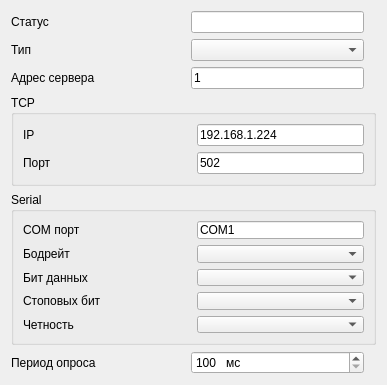
<?xml version="1.0" encoding="UTF-8"?>
<ui version="4.0">
 <class>fmodbus_client</class>
 <widget class="QWidget" name="fmodbus_client">
  <property name="geometry">
   <rect>
    <x>0</x>
    <y>0</y>
    <width>387</width>
    <height>385</height>
   </rect>
  </property>
  <property name="sizePolicy">
   <sizepolicy hsizetype="Preferred" vsizetype="Preferred">
    <horstretch>80</horstretch>
    <verstretch>45</verstretch>
   </sizepolicy>
  </property>
  <property name="minimumSize">
   <size>
    <width>200</width>
    <height>100</height>
   </size>
  </property>
  <property name="maximumSize">
   <size>
    <width>1000</width>
    <height>852</height>
   </size>
  </property>
  <property name="windowTitle">
   <string>Настройки</string>
  </property>
  <layout class="QGridLayout" name="gridLayout">
   <item row="1" column="0">
    <widget class="QLabel" name="label_21">
     <property name="sizePolicy">
      <sizepolicy hsizetype="MinimumExpanding" vsizetype="MinimumExpanding">
       <horstretch>0</horstretch>
       <verstretch>0</verstretch>
      </sizepolicy>
     </property>
     <property name="minimumSize">
      <size>
       <width>100</width>
       <height>0</height>
      </size>
     </property>
     <property name="text">
      <string>Тип</string>
     </property>
    </widget>
   </item>
   <item row="0" column="0">
    <widget class="QLabel" name="label_19">
     <property name="sizePolicy">
      <sizepolicy hsizetype="MinimumExpanding" vsizetype="MinimumExpanding">
       <horstretch>0</horstretch>
       <verstretch>0</verstretch>
      </sizepolicy>
     </property>
     <property name="minimumSize">
      <size>
       <width>100</width>
       <height>0</height>
      </size>
     </property>
     <property name="text">
      <string>Статус</string>
     </property>
     <property name="wordWrap">
      <bool>true</bool>
     </property>
    </widget>
   </item>
   <item row="2" column="0">
    <widget class="QLabel" name="label_22">
     <property name="sizePolicy">
      <sizepolicy hsizetype="MinimumExpanding" vsizetype="MinimumExpanding">
       <horstretch>0</horstretch>
       <verstretch>0</verstretch>
      </sizepolicy>
     </property>
     <property name="minimumSize">
      <size>
       <width>100</width>
       <height>0</height>
      </size>
     </property>
     <property name="text">
      <string>Адрес сервера</string>
     </property>
    </widget>
   </item>
   <item row="6" column="1">
    <widget class="QSpinBox" name="sb_poll_timer">
     <property name="sizePolicy">
      <sizepolicy hsizetype="MinimumExpanding" vsizetype="MinimumExpanding">
       <horstretch>0</horstretch>
       <verstretch>0</verstretch>
      </sizepolicy>
     </property>
     <property name="minimumSize">
      <size>
       <width>150</width>
       <height>0</height>
      </size>
     </property>
     <property name="suffix">
      <string>   мс</string>
     </property>
     <property name="minimum">
      <number>100</number>
     </property>
     <property name="maximum">
      <number>10000</number>
     </property>
    </widget>
   </item>
   <item row="6" column="0">
    <widget class="QLabel" name="label_20">
     <property name="sizePolicy">
      <sizepolicy hsizetype="MinimumExpanding" vsizetype="MinimumExpanding">
       <horstretch>0</horstretch>
       <verstretch>0</verstretch>
      </sizepolicy>
     </property>
     <property name="minimumSize">
      <size>
       <width>100</width>
       <height>0</height>
      </size>
     </property>
     <property name="text">
      <string>Период опроса</string>
     </property>
     <property name="wordWrap">
      <bool>true</bool>
     </property>
    </widget>
   </item>
   <item row="3" column="0" rowspan="2" colspan="4">
    <widget class="QGroupBox" name="groupBox">
     <property name="sizePolicy">
      <sizepolicy hsizetype="MinimumExpanding" vsizetype="MinimumExpanding">
       <horstretch>0</horstretch>
       <verstretch>0</verstretch>
      </sizepolicy>
     </property>
     <property name="title">
      <string>TCP</string>
     </property>
     <layout class="QGridLayout" name="gridLayout_2">
      <item row="0" column="0">
       <widget class="QLabel" name="label_17">
        <property name="sizePolicy">
         <sizepolicy hsizetype="MinimumExpanding" vsizetype="MinimumExpanding">
          <horstretch>0</horstretch>
          <verstretch>0</verstretch>
         </sizepolicy>
        </property>
        <property name="minimumSize">
         <size>
          <width>100</width>
          <height>0</height>
         </size>
        </property>
        <property name="text">
         <string>IP</string>
        </property>
       </widget>
      </item>
      <item row="0" column="1">
       <widget class="QLineEdit" name="le_ip">
        <property name="enabled">
         <bool>true</bool>
        </property>
        <property name="sizePolicy">
         <sizepolicy hsizetype="MinimumExpanding" vsizetype="MinimumExpanding">
          <horstretch>0</horstretch>
          <verstretch>0</verstretch>
         </sizepolicy>
        </property>
        <property name="minimumSize">
         <size>
          <width>150</width>
          <height>0</height>
         </size>
        </property>
        <property name="text">
         <string>192.168.1.224</string>
        </property>
       </widget>
      </item>
      <item row="1" column="0">
       <widget class="QLabel" name="label_18">
        <property name="sizePolicy">
         <sizepolicy hsizetype="MinimumExpanding" vsizetype="MinimumExpanding">
          <horstretch>0</horstretch>
          <verstretch>0</verstretch>
         </sizepolicy>
        </property>
        <property name="minimumSize">
         <size>
          <width>100</width>
          <height>0</height>
         </size>
        </property>
        <property name="text">
         <string>Порт</string>
        </property>
       </widget>
      </item>
      <item row="1" column="1">
       <widget class="QLineEdit" name="le_port">
        <property name="enabled">
         <bool>true</bool>
        </property>
        <property name="sizePolicy">
         <sizepolicy hsizetype="MinimumExpanding" vsizetype="MinimumExpanding">
          <horstretch>0</horstretch>
          <verstretch>0</verstretch>
         </sizepolicy>
        </property>
        <property name="minimumSize">
         <size>
          <width>150</width>
          <height>0</height>
         </size>
        </property>
        <property name="text">
         <string>502</string>
        </property>
       </widget>
      </item>
     </layout>
    </widget>
   </item>
   <item row="5" column="0" colspan="4">
    <widget class="QGroupBox" name="groupBox_2">
     <property name="sizePolicy">
      <sizepolicy hsizetype="MinimumExpanding" vsizetype="MinimumExpanding">
       <horstretch>0</horstretch>
       <verstretch>0</verstretch>
      </sizepolicy>
     </property>
     <property name="title">
      <string>Serial</string>
     </property>
     <layout class="QGridLayout" name="gridLayout_3">
      <item row="0" column="0">
       <widget class="QLabel" name="label_23">
        <property name="sizePolicy">
         <sizepolicy hsizetype="MinimumExpanding" vsizetype="MinimumExpanding">
          <horstretch>0</horstretch>
          <verstretch>0</verstretch>
         </sizepolicy>
        </property>
        <property name="minimumSize">
         <size>
          <width>100</width>
          <height>0</height>
         </size>
        </property>
        <property name="text">
         <string>COM порт</string>
        </property>
       </widget>
      </item>
      <item row="0" column="1">
       <widget class="QLineEdit" name="le_com_port">
        <property name="enabled">
         <bool>true</bool>
        </property>
        <property name="sizePolicy">
         <sizepolicy hsizetype="MinimumExpanding" vsizetype="MinimumExpanding">
          <horstretch>0</horstretch>
          <verstretch>0</verstretch>
         </sizepolicy>
        </property>
        <property name="minimumSize">
         <size>
          <width>150</width>
          <height>0</height>
         </size>
        </property>
        <property name="text">
         <string>COM1</string>
        </property>
       </widget>
      </item>
      <item row="1" column="0">
       <widget class="QLabel" name="label_24">
        <property name="sizePolicy">
         <sizepolicy hsizetype="MinimumExpanding" vsizetype="MinimumExpanding">
          <horstretch>0</horstretch>
          <verstretch>0</verstretch>
         </sizepolicy>
        </property>
        <property name="minimumSize">
         <size>
          <width>100</width>
          <height>0</height>
         </size>
        </property>
        <property name="text">
         <string>Бодрейт</string>
        </property>
       </widget>
      </item>
      <item row="1" column="1">
       <widget class="QComboBox" name="cb_baudrate">
        <property name="sizePolicy">
         <sizepolicy hsizetype="MinimumExpanding" vsizetype="MinimumExpanding">
          <horstretch>0</horstretch>
          <verstretch>0</verstretch>
         </sizepolicy>
        </property>
        <property name="minimumSize">
         <size>
          <width>150</width>
          <height>0</height>
         </size>
        </property>
        <property name="currentText">
         <string/>
        </property>
       </widget>
      </item>
      <item row="2" column="0">
       <widget class="QLabel" name="label_25">
        <property name="sizePolicy">
         <sizepolicy hsizetype="MinimumExpanding" vsizetype="MinimumExpanding">
          <horstretch>0</horstretch>
          <verstretch>0</verstretch>
         </sizepolicy>
        </property>
        <property name="minimumSize">
         <size>
          <width>100</width>
          <height>0</height>
         </size>
        </property>
        <property name="text">
         <string>Бит данных</string>
        </property>
       </widget>
      </item>
      <item row="2" column="1">
       <widget class="QComboBox" name="cb_data_bits">
        <property name="sizePolicy">
         <sizepolicy hsizetype="MinimumExpanding" vsizetype="MinimumExpanding">
          <horstretch>0</horstretch>
          <verstretch>0</verstretch>
         </sizepolicy>
        </property>
        <property name="minimumSize">
         <size>
          <width>150</width>
          <height>0</height>
         </size>
        </property>
        <property name="currentText">
         <string/>
        </property>
       </widget>
      </item>
      <item row="3" column="0">
       <widget class="QLabel" name="label_26">
        <property name="sizePolicy">
         <sizepolicy hsizetype="MinimumExpanding" vsizetype="MinimumExpanding">
          <horstretch>0</horstretch>
          <verstretch>0</verstretch>
         </sizepolicy>
        </property>
        <property name="minimumSize">
         <size>
          <width>100</width>
          <height>0</height>
         </size>
        </property>
        <property name="text">
         <string>Стоповых бит</string>
        </property>
       </widget>
      </item>
      <item row="3" column="1">
       <widget class="QComboBox" name="cb_stop_bits">
        <property name="sizePolicy">
         <sizepolicy hsizetype="MinimumExpanding" vsizetype="MinimumExpanding">
          <horstretch>0</horstretch>
          <verstretch>0</verstretch>
         </sizepolicy>
        </property>
        <property name="minimumSize">
         <size>
          <width>150</width>
          <height>0</height>
         </size>
        </property>
        <property name="currentText">
         <string/>
        </property>
       </widget>
      </item>
      <item row="4" column="0">
       <widget class="QLabel" name="label_27">
        <property name="sizePolicy">
         <sizepolicy hsizetype="MinimumExpanding" vsizetype="MinimumExpanding">
          <horstretch>0</horstretch>
          <verstretch>0</verstretch>
         </sizepolicy>
        </property>
        <property name="minimumSize">
         <size>
          <width>100</width>
          <height>0</height>
         </size>
        </property>
        <property name="text">
         <string>Четность</string>
        </property>
       </widget>
      </item>
      <item row="4" column="1">
       <widget class="QComboBox" name="cb_parity">
        <property name="sizePolicy">
         <sizepolicy hsizetype="MinimumExpanding" vsizetype="MinimumExpanding">
          <horstretch>0</horstretch>
          <verstretch>0</verstretch>
         </sizepolicy>
        </property>
        <property name="minimumSize">
         <size>
          <width>150</width>
          <height>0</height>
         </size>
        </property>
        <property name="currentText">
         <string/>
        </property>
       </widget>
      </item>
     </layout>
    </widget>
   </item>
   <item row="2" column="1">
    <widget class="QLineEdit" name="le_address">
     <property name="enabled">
      <bool>true</bool>
     </property>
     <property name="sizePolicy">
      <sizepolicy hsizetype="MinimumExpanding" vsizetype="MinimumExpanding">
       <horstretch>0</horstretch>
       <verstretch>0</verstretch>
      </sizepolicy>
     </property>
     <property name="minimumSize">
      <size>
       <width>150</width>
       <height>0</height>
      </size>
     </property>
     <property name="text">
      <string>1</string>
     </property>
    </widget>
   </item>
   <item row="1" column="1">
    <widget class="QComboBox" name="cb_connect_type">
     <property name="sizePolicy">
      <sizepolicy hsizetype="MinimumExpanding" vsizetype="MinimumExpanding">
       <horstretch>0</horstretch>
       <verstretch>0</verstretch>
      </sizepolicy>
     </property>
     <property name="minimumSize">
      <size>
       <width>150</width>
       <height>0</height>
      </size>
     </property>
     <property name="currentText">
      <string/>
     </property>
    </widget>
   </item>
   <item row="0" column="1">
    <widget class="QLineEdit" name="le_state">
     <property name="enabled">
      <bool>true</bool>
     </property>
     <property name="sizePolicy">
      <sizepolicy hsizetype="MinimumExpanding" vsizetype="MinimumExpanding">
       <horstretch>0</horstretch>
       <verstretch>0</verstretch>
      </sizepolicy>
     </property>
     <property name="minimumSize">
      <size>
       <width>150</width>
       <height>0</height>
      </size>
     </property>
     <property name="text">
      <string/>
     </property>
     <property name="readOnly">
      <bool>true</bool>
     </property>
    </widget>
   </item>
  </layout>
 </widget>
 <resources/>
 <connections/>
</ui>
